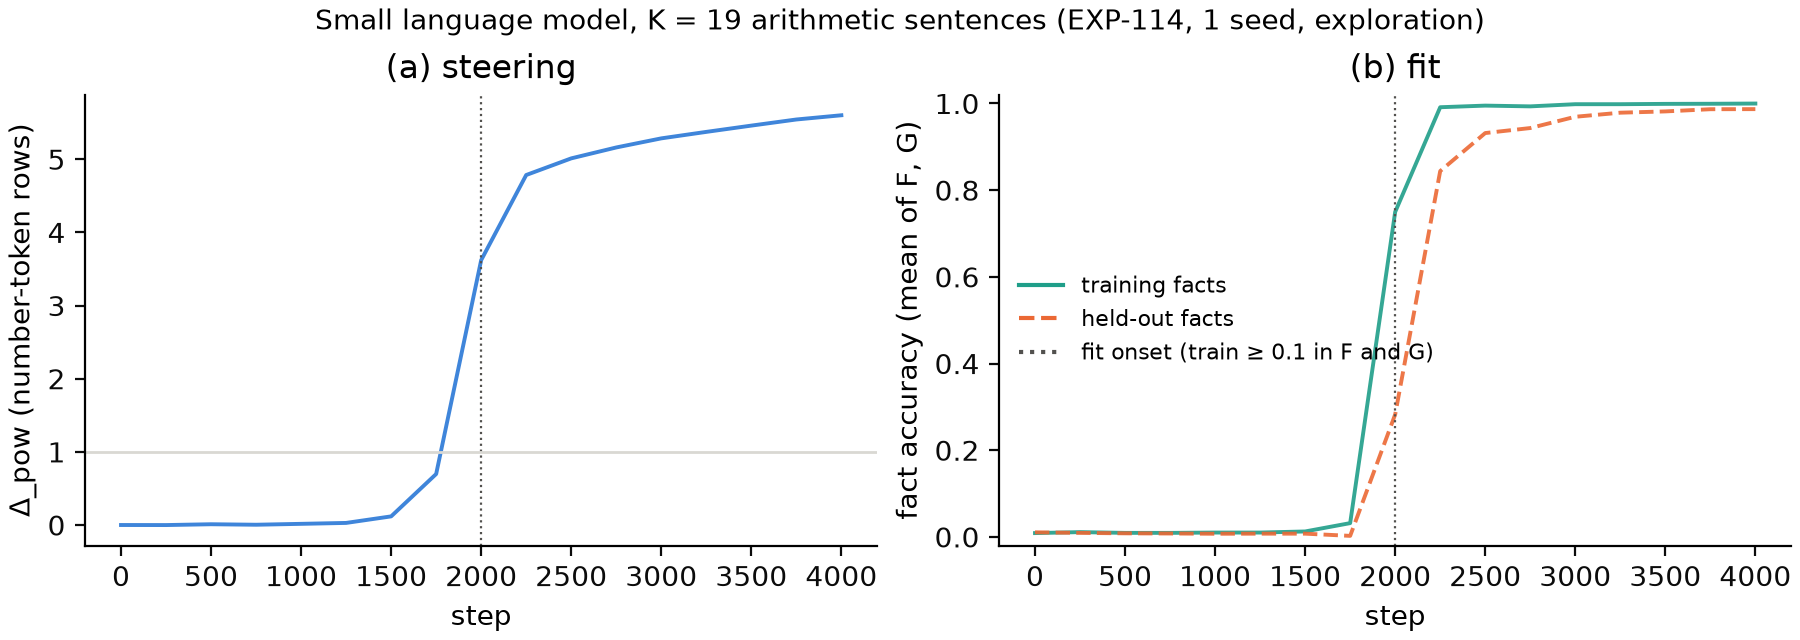

This figure's Python source:
"""Figure 14 (short paper Appendix K, candidate): in the small language model, steering of the number-token embedding appears
together with the fit to the training facts. Per F/G pair: (a) Delta_pow(t) on the 113 number-token rows; (b) training-fact
and held-out-fact accuracy (mean of F and G); dotted line = fit onset (first snapshot with training-fact accuracy >= 0.1
in both runs). Session 51. Pure file reading (runs via the EXP-105 pilot loader), no training.
Default: EXP-114 (K = 19, 1 seed, exploration). For LM1 or other blocks pass --root and --pairs (as analyze_pilot.py) and
--out; draw a confirmation block only AFTER its frozen analysis has been run and read.
  python lab/paper/figures/fig14_lm_onset.py            # EXP-114 -> fig14_lm_onset.png/.svg
  python lab/paper/figures/fig14_lm_onset.py --demo     # synthetic curves, writes only to a temp dir (code check)
"""
from __future__ import annotations

import argparse
import sys
import tempfile
from pathlib import Path

import matplotlib

matplotlib.use("Agg")
import matplotlib.pyplot as plt  # noqa: E402
import numpy as np  # noqa: E402

HERE = Path(__file__).resolve().parent
LAB = HERE.parents[1]
sys.path.insert(0, str(LAB / "experiments/EXP-105-lm-ladder-stage2"))
C1, C2, C3, INK, MUTED, GRID = "#2a78d6", "#eb6834", "#1f9e89", "#0b0b0b", "#52514e", "#d9d8d3"
SPL = "lab/experiments/EXP-102-lm-ladder-stage1/splits"
DEFAULT_ROOT = "lab/experiments/EXP-114-lm-dilution-pilot/raw_k19"
DEFAULT_PAIRS = [f"3862:{SPL}/seed3802_F.npy,{SPL}/seed3802_G.npy"]


def load_pairs(root: Path, pairs: list[str]) -> list[dict]:
    import analyze_pilot as AP
    out = []
    for spec in pairs:
        seed, files = spec.split(":")
        fF, fG = (LAB.parent / x for x in files.split(","))
        rF, rG = AP.load(root, int(seed), fF), AP.load(root, int(seed), fG)
        steps = [s for s in rF["steps"] if s in rG["P"]]
        dp = [AP.A.delta_pow(rF["P"][s], rG["P"][s], AP.targets(fF), AP.targets(fG)) for s in steps]
        cF = {int(r[0]): r for r in rF["res"]["curve"]}
        cG = {int(r[0]): r for r in rG["res"]["curve"]}
        tr = [(cF[s][1] + cG[s][1]) / 2 for s in steps]
        te = [(cF[s][2] + cG[s][2]) / 2 for s in steps]
        onset = next((s for s in steps if min(cF[s][1], cG[s][1]) >= 0.1), None)
        out.append({"seed": int(seed), "steps": steps, "dpow": dp, "train": tr, "test": te, "onset": onset})
    return out


def demo() -> list[dict]:
    steps = list(range(0, 4001, 250))
    s = np.array(steps, float)
    fit = 1 / (1 + np.exp(-(s - 1900) / 80))
    return [{"seed": 0, "steps": steps, "dpow": list(5.5 * fit + 0.01 * np.sin(s)), "train": list(fit),
             "test": list(0.98 * fit ** 2), "onset": 1750}]


def draw(rows: list[dict], title: str, out: Path) -> None:
    fig, ax = plt.subplots(1, 2, figsize=(9.0, 3.2), constrained_layout=True)
    for r in rows:
        ax[0].plot(r["steps"], r["dpow"], color=C1, lw=1.4, alpha=0.9 if len(rows) == 1 else 0.5)
        ax[1].plot(r["steps"], r["train"], color=C3, lw=1.4, alpha=0.9 if len(rows) == 1 else 0.5)
        ax[1].plot(r["steps"], r["test"], color=C2, lw=1.4, ls="--", alpha=0.9 if len(rows) == 1 else 0.5)
        if r["onset"] is not None:
            for a in ax:
                a.axvline(r["onset"], color=MUTED, lw=0.8, ls=":")
    ax[0].axhline(1, color=GRID, lw=1)
    ax[0].set(xlabel="step", ylabel="Δ_pow (number-token rows)", title="(a) steering")
    ax[1].set(xlabel="step", ylabel="fact accuracy (mean of F, G)", title="(b) fit", ylim=(-0.02, 1.02))
    ax[1].plot([], [], color=C3, label="training facts")
    ax[1].plot([], [], color=C2, ls="--", label="held-out facts")
    ax[1].plot([], [], color=MUTED, ls=":", label="fit onset (train ≥ 0.1 in F and G)")
    ax[1].legend(frameon=False, fontsize=8, loc="center left")
    for a in ax:
        a.spines[["top", "right"]].set_visible(False)
        a.tick_params(colors=INK)
    fig.suptitle(title, fontsize=10)
    fig.savefig(out.with_suffix(".png"), dpi=200)
    fig.savefig(out.with_suffix(".svg"))
    print("wrote", out.with_suffix(".png"))


def main() -> None:
    ap = argparse.ArgumentParser()
    ap.add_argument("--demo", action="store_true")
    ap.add_argument("--root", default=DEFAULT_ROOT)
    ap.add_argument("--pairs", nargs="+", default=DEFAULT_PAIRS)
    ap.add_argument("--out", default=str(HERE / "fig14_lm_onset"))
    ap.add_argument("--title", default="Small language model, K = 19 arithmetic sentences (EXP-114, 1 seed, exploration)")
    a = ap.parse_args()
    if a.demo:
        draw(demo(), "demo (synthetic)", Path(tempfile.mkdtemp()) / "fig14_demo")
        return
    draw(load_pairs(LAB.parent / a.root, a.pairs), a.title, Path(a.out))


if __name__ == "__main__":
    main()
